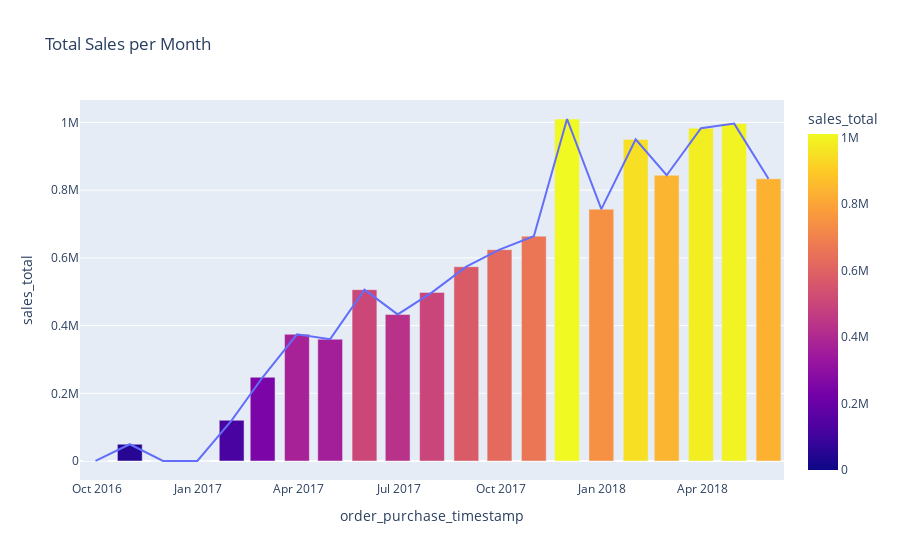

Notebook cell for this chart:
### Markdown cell above
We can see that the number of orders has been growing over time, reaching a peak at the end of 2017.  
2018 started off quite strong, not dropping below 6K orders per month.

### Code cell
# First of, let's do the number of monthly orders
sales_per_month = training_set.resample('ME', on=date_col)['price'].sum().reset_index(name='sales_total')

# let's plot the total sales (order prices) per month
fig = px.bar(sales_per_month, x=date_col, y='sales_total',color='sales_total', title='Total Sales per Month')
fig.add_trace(px.line(sales_per_month, x=date_col, y='sales_total').data[0])
fig.update_layout(hovermode="x unified")
fig.show()s

### Figure 1 — Plotly figure (JSON) as saved in the notebook; plotly's stock layout.template omitted (floating-point values rounded to 4 significant figures)
{"data": [{"hovertemplate": "order_purchase_timestamp=%{x}<br>sales_total=%{marker.color}<extra></extra>", "legendgroup": "", "marker": {"color": [267.4, 49510.0, 0.0, 10.9, 120300.0, 247300.0, 374300.0, 359900.0, 506100.0, 433000.0, 498000.0, 574000.0, 624400.0, 664200.0, 1010000.0, 743900.0, 950000.0, 844200.0, 983200.0, 996600.0, 833700.0], "coloraxis": "coloraxis", "pattern": {"shape": ""}}, "name": "", "orientation": "v", "showlegend": false, "textposition": "auto", "type": "bar", "x": ["2016-09-30T00:00:00.000000000", "2016-10-31T00:00:00.000000000", "2016-11-30T00:00:00.000000000", "2016-12-31T00:00:00.000000000", "2017-01-31T00:00:00.000000000", "2017-02-28T00:00:00.000000000", "2017-03-31T00:00:00.000000000", "2017-04-30T00:00:00.000000000", "2017-05-31T00:00:00.000000000", "2017-06-30T00:00:00.000000000", "2017-07-31T00:00:00.000000000", "2017-08-31T00:00:00.000000000", "2017-09-30T00:00:00.000000000", "2017-10-31T00:00:00.000000000", "2017-11-30T00:00:00.000000000", "2017-12-31T00:00:00.000000000", "2018-01-31T00:00:00.000000000", "2018-02-28T00:00:00.000000000", "2018-03-31T00:00:00.000000000", "2018-04-30T00:00:00.000000000", "2018-05-31T00:00:00.000000000"], "xaxis": "x", "y": [267.4, 49510.0, 0.0, 10.9, 120300.0, 247300.0, 374300.0, 359900.0, 506100.0, 433000.0, 498000.0, 574000.0, 624400.0, 664200.0, 1010000.0, 743900.0, 950000.0, 844200.0, 983200.0, 996600.0, 833700.0], "yaxis": "y"}, {"hovertemplate": "order_purchase_timestamp=%{x}<br>sales_total=%{y}<extra></extra>", "legendgroup": "", "line": {"color": "#636efa", "dash": "solid"}, "marker": {"symbol": "circle"}, "mode": "lines", "name": "", "orientation": "v", "showlegend": false, "type": "scatter", "x": ["2016-09-30T00:00:00.000000000", "2016-10-31T00:00:00.000000000", "2016-11-30T00:00:00.000000000", "2016-12-31T00:00:00.000000000", "2017-01-31T00:00:00.000000000", "2017-02-28T00:00:00.000000000", "2017-03-31T00:00:00.000000000", "2017-04-30T00:00:00.000000000", "2017-05-31T00:00:00.000000000", "2017-06-30T00:00:00.000000000", "2017-07-31T00:00:00.000000000", "2017-08-31T00:00:00.000000000", "2017-09-30T00:00:00.000000000", "2017-10-31T00:00:00.000000000", "2017-11-30T00:00:00.000000000", "2017-12-31T00:00:00.000000000", "2018-01-31T00:00:00.000000000", "2018-02-28T00:00:00.000000000", "2018-03-31T00:00:00.000000000", "2018-04-30T00:00:00.000000000", "2018-05-31T00:00:00.000000000"], "xaxis": "x", "y": [267.4, 49510.0, 0.0, 10.9, 120300.0, 247300.0, 374300.0, 359900.0, 506100.0, 433000.0, 498000.0, 574000.0, 624400.0, 664200.0, 1010000.0, 743900.0, 950000.0, 844200.0, 983200.0, 996600.0, 833700.0], "yaxis": "y"}], "layout": {"barmode": "relative", "coloraxis": {"colorbar": {"title": {"text": "sales_total"}}, "colorscale": [[0, "#0d0887"], [0.1111, "#46039f"], [0.2222, "#7201a8"], [0.3333, "#9c179e"], [0.4444, "#bd3786"], [0.5556, "#d8576b"], [0.6667, "#ed7953"], [0.7778, "#fb9f3a"], [0.8889, "#fdca26"], [1, "#f0f921"]]}, "hovermode": "x unified", "legend": {"tracegroupgap": 0}, "title": {"text": "Total Sales per Month"}, "xaxis": {"anchor": "y", "domain": [0, 1], "title": {"text": "order_purchase_timestamp"}}, "yaxis": {"anchor": "x", "domain": [0, 1], "title": {"text": "sales_total"}}}}
